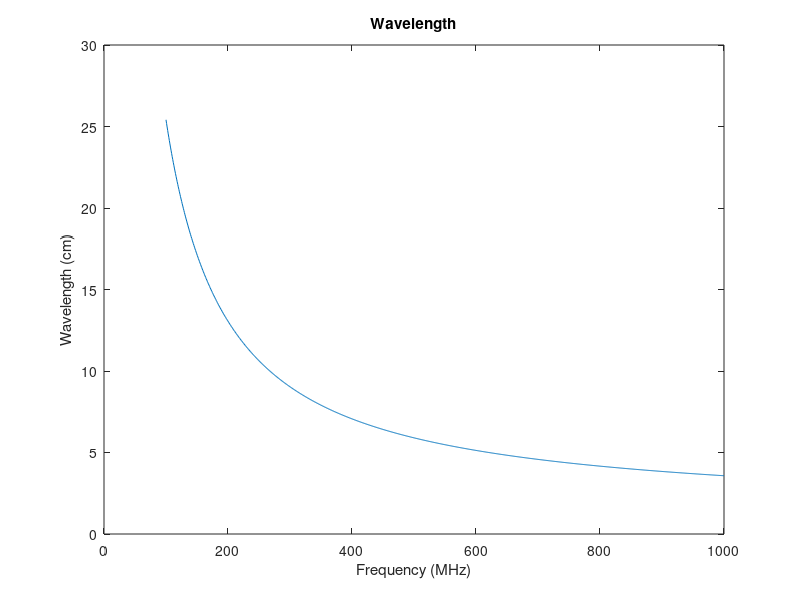
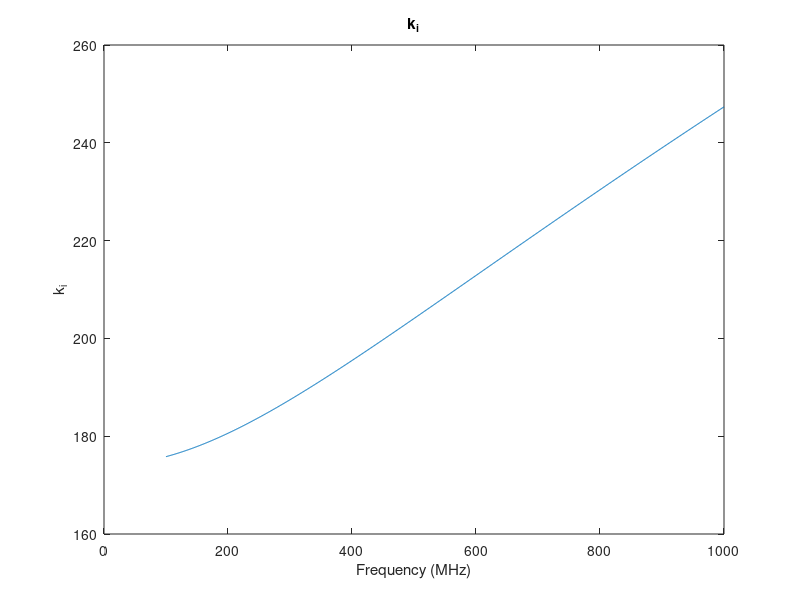

Write MATLAB code to recreate these figures, in order.
clear all
% Input
u_a = 0.1 * 10^(2) ;
u_spr =  10 * 10^(2) ;
n =1.37;

% Fact
c = 3*10^8/1.37 ;

% Calculation

resolution = 1000;
freq=linspace(100,1000,resolution);

lamda_list = [];
k_i_list = [];

for i = 1:resolution
    
    f = freq(i)*10^6;
    
    w=2*pi*f;
    
    D = 1/(3*(u_a+u_spr));

    k_r = sqrt(u_a/(2*D)*(sqrt(1+(w/(c*u_a))^2)-1));

    k_i = sqrt(u_a/(2*D)*(sqrt(1+(w/(c*u_a))^2)+1));
    
    k_i_list = [k_i_list,k_i];

    lamda = 2*pi/k_r;
    
    lamda_list =[lamda_list,lamda*10^2];

end

figure;
plot(freq,lamda_list)
xlabel('Frequency (MHz)')
ylabel('Wavelength (cm)')
title('Wavelength')
figure;
plot(freq,k_i_list)
xlabel('Frequency (MHz)')
ylabel('k_{i}')
title('k_{i}')